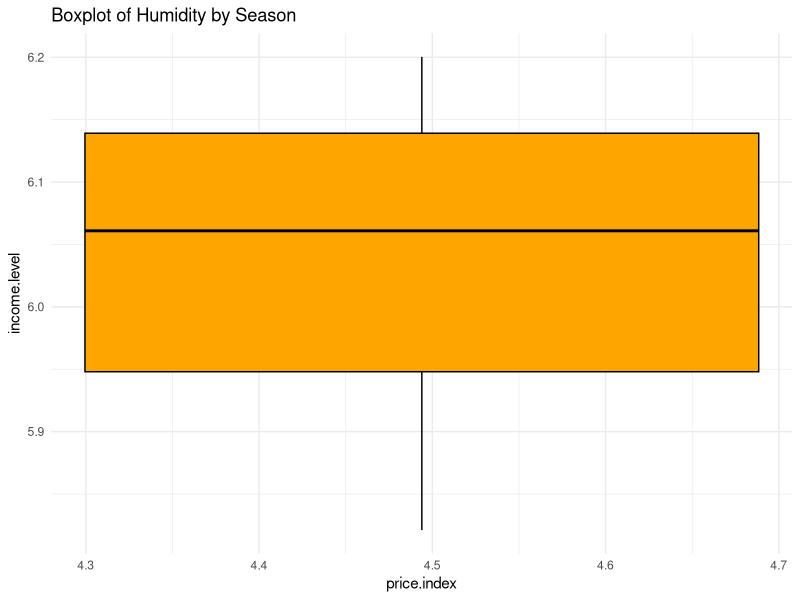
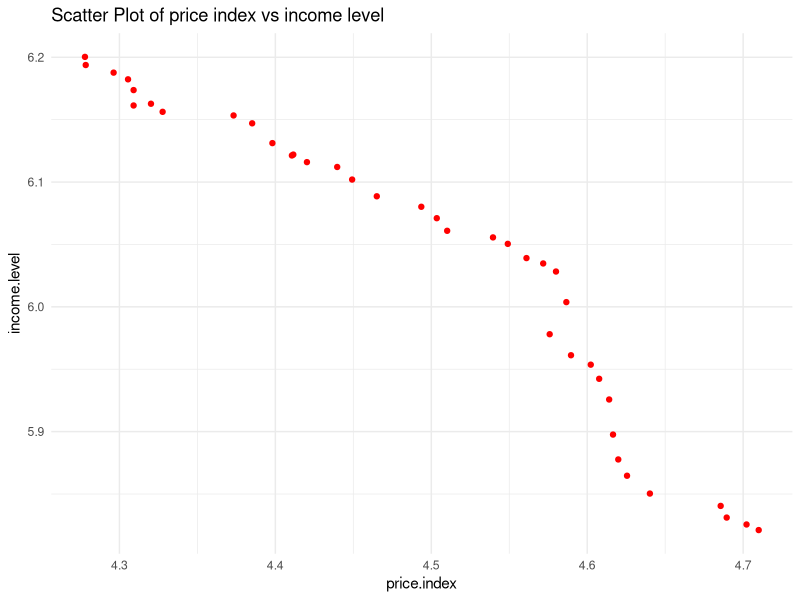
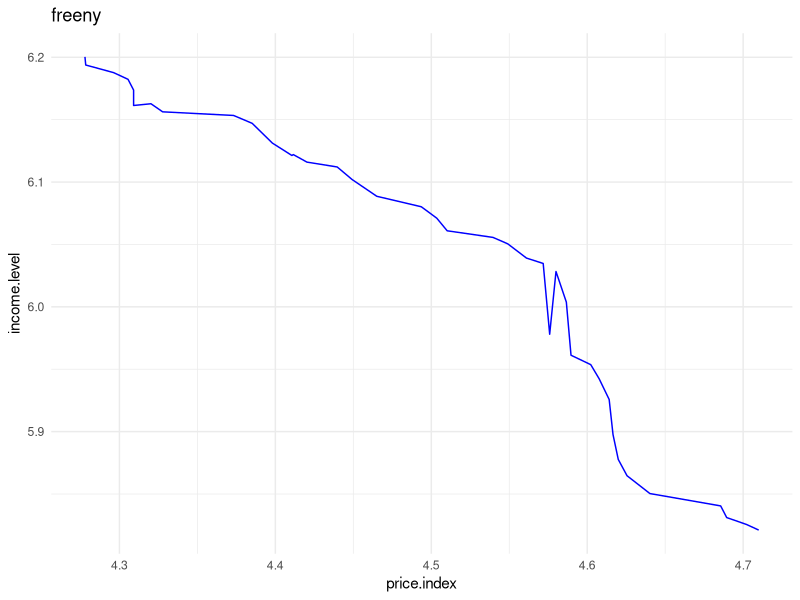

Reproduce these figures in R, in order.
## ---- chunk 1
library(readr)
library(dplyr)
library(ggplot2)
str(freeny)
head(freeny)
summary(freeny)
## ---- chunk 2
missing_values <- sapply(freeny, function(x) sum(is.na(x)))
print(missing_values)
## ---- chunk 3
# Visualize the data
# Histogram for numerical variables
num_vars <- sapply(freeny, is.numeric)
num_data <- freeny[, num_vars]
## ---- chunk 4
# boxplot
ggplot(freeny, aes(x =price.index, y =income.level)) +
  geom_boxplot(fill = "orange", color = "black") +
  theme_minimal() +
  labs(title = "Boxplot of Humidity by Season", x= "price.index", y= "income.level")
## ---- chunk 5
# Scatter plot to show the relationship between two numeric variables (replace 'temp' and 'humidity' with appropriate column names)
ggplot(freeny, aes(x = price.index, y = income.level)) +
  geom_point(color = "red") +
  theme_minimal() +
  labs(title = "Scatter Plot of price index vs income level", x = "price.index", y = "income.level")
## ---- chunk 6
# Time series plot for a variable over time (replace 'date' and 'temp' with appropriate column names)
ggplot(freeny, aes(x = price.index , y = income.level)) +
  geom_line(color = "blue") +
  theme_minimal() +
  labs(title = "freeny", x = "price.index", y = "income.level")
